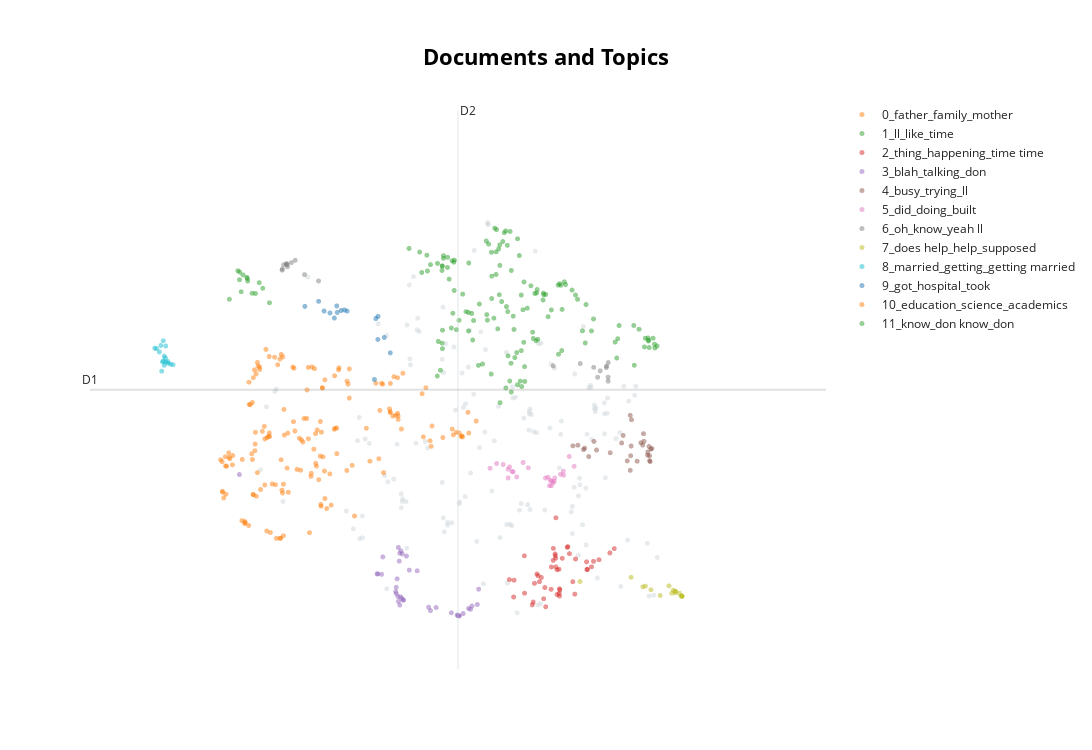

Notebook code cell kept with this figure:
### Code cell
topic_model.visualize_documents(docs, 
                                reduced_embeddings=reduced_embeddings,
                                hide_annotations=True, 
                                hide_document_hover=False, 
                                custom_labels=True)

### Figure 1 — Plotly figure (JSON) as saved in the notebook; plotly's stock layout.template omitted (floating-point values rounded to 4 significant figures; data arrays with more than 128 entries replaced by an {"elided": "..."} marker saying what was removed)
{"data": [{"hoverinfo": "text", "hovertext": {"elided": "149 str values"}, "marker": {"color": "#CFD8DC", "opacity": 0.5, "size": 5}, "mode": "markers+text", "name": "other", "showlegend": false, "type": "scattergl", "x": {"elided": "149 float values"}, "y": {"elided": "149 float values"}}, {"hoverinfo": "text", "hovertext": {"elided": "148 str values"}, "marker": {"opacity": 0.5, "size": 5}, "mode": "markers+text", "name": "0_father_family_mother", "text": {"elided": "148 str values"}, "textfont": {"size": 12}, "type": "scattergl", "x": {"elided": "148 float values"}, "y": {"elided": "148 float values"}}, {"hoverinfo": "text", "hovertext": {"elided": "137 str values"}, "marker": {"opacity": 0.5, "size": 5}, "mode": "markers+text", "name": "1_ll_like_time", "text": {"elided": "137 str values"}, "textfont": {"size": 12}, "type": "scattergl", "x": {"elided": "137 float values"}, "y": {"elided": "137 float values"}}, {"hoverinfo": "text", "hovertext": ["But it started coming out in an altogether a very different manner.", "The problem is there is not the same process from the other right.", "Because of the other things?", "Yeah, so now you are again back in that zone.", "That was that was it.", "So there is a lot of questioning on that part as well.", "So For example.", "Yeah, back then.", "And it is mostly their own actions, actually.", "So so there's not much if every routine.", "So when we are sharing all of these things with them, it comes out as a very strange thing to them that, oh, okay.", "Not even horrible.", "So that happens and then mindless scrolling.", "There were other reasons as well, but they were one of the reasons.", "That's also very interesting story.", "And it's like, yeah, of course.", "That's both conflict.", "So you do think of that thing every now and then.", "So that was also happening.", "So all of that happened.", "Yes, too much.", "so that we can do the basic thing there.", "The actions and Word don't match.", "This socidal thoughts also occur from time to time.", "So it does happen.", "And they were not the only reason.", "It's just there.", "They do the same thing.", "So all of these comments are getting passed.", "That is one.", "Then after that, couple of fears passed.", "They argued a lot of a lot.", "From the after the conflict, yes.", "Not all the time.", "Great to hear now, but then it was not at that point, that wasn't a great feeling.", "So there was always a friction about that.", "But so that is the reason.", "And it will be touched in appropriately and all of that.", "Then, again, after that.", "It's just it's just there in the background.", "So all of this is happening, and then you go to those Are marus setups.", "At that point.", "And it never happened.", "Not all the time.", "So they' backged up.", "And that too, does not happening in one stretch."], "marker": {"opacity": 0.5, "size": 5}, "mode": "markers+text", "name": "2_thing_happening_time time", "text": ["", "", "", "", "", "", "", "", "", "", "", "", "", "", "", "", "", "", "", "", "", "", "", "", "", "", "", "", "", "", "", "", "", "", "", "", "", "", "", "", "", "", "", "", "", ""], "textfont": {"size": 12}, "type": "scattergl", "x": [9.528, 9.712, 9.915, 10.08, 10.23, 9.832, 10.52, 10.06, 9.957, 9.805, 9.584, 10.09, 10.13, 9.862, 9.709, 10.47, 9.816, 10.32, 10.04, 10.09, 10.33, 10.8, 9.579, 10.13, 10.3, 9.874, 10.61, 10.03, 10.11, 10.46, 10.08, 9.892, 10.17, 10.11, 10.24, 9.943, 10.47, 10.75, 10.09, 10.55, 10.13, 10.26, 9.967, 10.14, 10.06, 10.13], "y": [6.003, 5.794, 6.036, 6.372, 6.499, 5.945, 6.2, 6.483, 5.881, 5.614, 5.994, 6.954, 5.861, 6.088, 6.369, 6.159, 5.657, 5.779, 6.197, 6.199, 6.32, 6.479, 5.735, 5.791, 5.97, 6.063, 6.309, 5.853, 6.154, 6.276, 6.397, 5.971, 6.331, 5.773, 6.51, 5.708, 6.159, 6.414, 6.332, 6.284, 6.163, 6.402, 5.584, 5.842, 6.298, 5.75]}, {"hoverinfo": "text", "hovertext": ["We'll not even talk about what happened in the past or why we did this or why did this happen.", "You have got your own life.", "And you don't want to be seen in that way.", "So you then have the perfect amount of space where you want to cut off people and be on your own.", "So you do not even have that community around you, that I do have friends, but of course, how close can you be in an year, okay?", "So you're refrain from your sharing?", "It was them also who never got to live together.", "There is no trust, there is no support system wherein you can really go and tell them your real self.", "And blah, blah, blah.", "You do not have that kind of money.", "And we are not talking.", "You need not to worry.", "So you are you are throwing that money on our face.", "I do not even have that collateral.", "So you really do not have that as well.", "Because because you're like abroad.", "And not listening to us.", "So now now again, we are in a conflict where we are not talking.", "We are very far from that.", "Yeah, no appetite.", "This is this is literally not about.", "You don't believe them.", "This is not about you.", "And no external structure.", "So you really don't know where you stand with them.", "So that was a big problem because that's not allowed.", "You really are not.", "We are not going to support you in this.", "They like to create that scarcity for you.", "So you grew up in that environment.", "I mean, people are trying to be a bit open about it right now, but we are far from that.", "You don't have the time at all.", "You have a lot of free time.", "and then we'll have a conflict on that and we'll not then probably speak for five, six months.", "Again, that led to a very big drama and we were not talking again.", "They were not involved in it.", "Yeah, because you do not get time to feel anything.", "So you're outcasted there as well."], "marker": {"opacity": 0.5, "size": 5}, "mode": "markers+text", "name": "3_blah_talking_don", "text": ["", "", "", "", "", "", "", "", "", "", "", "", "", "", "", "", "", "", "", "", "", "", "", "", "", "", "", "", "", "", "", "", "", "", "", "", "", ""], "textfont": {"size": 12}, "type": "scattergl", "x": [8.904, 8.214, 8.158, 8.199, 8.157, 8.223, 6.257, 8.2, 9.057, 7.979, 8.824, 8.209, 7.925, 7.933, 8.168, 8.23, 8.895, 8.913, 8.549, 9.156, 8.571, 8.184, 8.242, 9.033, 8.15, 9.139, 8.178, 8.245, 7.995, 8.182, 8.64, 8.315, 8.281, 8.968, 8.923, 9.075, 8.411, 8.193], "y": [5.448, 6.444, 5.786, 6.408, 5.884, 5.715, 7.62, 5.61, 5.546, 6.084, 5.492, 5.738, 6.091, 6.091, 6.015, 6.399, 5.458, 5.449, 5.578, 5.856, 5.526, 5.666, 5.688, 5.559, 5.818, 5.62, 5.742, 5.688, 6.352, 6.498, 5.573, 6.148, 6.365, 5.481, 5.443, 5.597, 6.138, 6.287]}, {"hoverinfo": "text", "hovertext": ["I'm trying to engage more in physical activities.", "So I'll probably wake up on Monday like, okay, I'm going to, we have got this and we're going to do everything.", "And in a week, I'm saying.", "So, yeah, that has been the bits and pieces of my journey so far.", "I'm really trying this time.", "I have always moved around.", "So that was my daily commute.", "So I'm trying.", "I'm going to fix everything.", "The work working a lot?", "I'm busy with something.", "I'm not much of an Instagram person, but when this phase comes in, I'll probably spend four hours just scrolling.", "I'm busy all the time.", "But the funny bit is, so last week we went to an Edund Rut trip and I was busy there all the time.", "And I do that very often.", "Two or three days in how long?", "So he also has load of his homework and everything.", "And since then, I have always lived in hostels.", "So I try to keep up with that and I'll probably do my best for two days or three days.", "I'm pretty young to do this.", "So I'll go on to this mission of doing a lot of work.", "So I am trying to keep myself busy and see where it goes.", "I'm really trying.", "And even if my friends are making plans, I'll be like, oh, no, I'm busy.", "I have now started walking in Pandora.", "I'm excited about this.", "I'll be at work all the time.", "Then I'll be working for probably like a crazy person for another three days.", "So I try and go work out intentionally."], "marker": {"opacity": 0.5, "size": 5}, "mode": "markers+text", "name": "4_busy_trying_ll", "text": ["", "", "", "", "", "", "", "", "", "", "", "", "", "", "", "", "", "", "", "", "", "", "", "", "", "", "", "", ""], "textfont": {"size": 12}, "type": "scattergl", "x": [10.58, 11.23, 10.99, 10.89, 10.3, 11.01, 11.15, 10.44, 11.23, 11.22, 10.96, 11.0, 11.12, 11.16, 10.55, 11.2, 11.08, 10.99, 11.24, 10.49, 11.2, 11.0, 10.36, 11.14, 10.91, 10.75, 11.22, 11.25, 10.43], "y": [7.998, 7.834, 7.684, 8.105, 8.062, 8.463, 8.249, 8.026, 7.819, 7.909, 7.83, 7.909, 8.109, 8.13, 8.13, 7.966, 7.825, 8.531, 8.013, 7.896, 7.918, 8.058, 8.071, 8.073, 8.222, 7.955, 8.051, 8.019, 8.004]}, {"hoverinfo": "text", "hovertext": ["I handed that entire thing on my.", "So I did go into two to three arranged barots set up tape.", "I was I was doing that pretty well.", "He did not he did not take my call for a month and I handled that entire thing on my own.", "I built up, okay.", "I did that for a month.", "So yeah, so I did all of that on my own.", "So I was doing that.", "And I went through.", "But then that behaviour was not only because I wanted to do that for myself.", "I was not doing bad.", "I'm doing this on my own.", "I did the all the paperwork on my own and it's very difficult to do everything on your own, especially when you have Indian government officials involved.", "So I did that entire process on my own.", "So I used to take care of his studies as well.", "So I was doing well.", "I handed that entire thing on my own, and this person left.", "But then I built up.", "Because I was just cuffing.", "And I was like, let's do it.", "And I tried to share.", "So I built up, I became a national level debater and, you know, I went to participate.", "I was I was continentously stabbed for that.", "This morning, I was in a workshop.", "Then finally, I think two years back, I was like, okay, let's do it because I was just tired of that."], "marker": {"opacity": 0.5, "size": 5}, "mode": "markers+text", "name": "5_did_doing_built", "text": ["", "", "", "", "", "", "", "", "", "", "", "", "", "", "", "", "", "", "", "", "", "", "", "", ""], "textfont": {"size": 12}, "type": "scattergl", "x": [9.53, 10.04, 10.04, 9.293, 10.07, 9.573, 9.561, 9.995, 10.15, 9.513, 10.01, 10.25, 9.453, 9.511, 9.617, 10.02, 9.373, 10.08, 9.965, 10.18, 10.18, 10.06, 9.758, 10.31, 9.694], "y": [7.738, 7.518, 7.449, 7.716, 7.516, 7.661, 7.668, 7.579, 7.623, 7.567, 7.447, 7.898, 7.774, 7.702, 7.584, 7.532, 7.789, 7.566, 7.566, 7.61, 7.671, 7.497, 7.724, 7.746, 7.805]}, {"hoverinfo": "text", "hovertext": ["So she made me understand that, okay, this is your copic mechanism and what you're doing.", "So then all of a sudden, oh, she's very fat.", "And that is the reason when someone says that, oh, I'm here for you and oh, I understand.", "I know that.", "The female in that house is just a follower and the doer of things.", "That I get it, that you have decided that I'm a horrible kid, but I need to prove you wrong.", "Oh, she's too tall.", "She' do her normal.", "She's working in a shop now in a very condescending tone.", "I know her.", "Oh, she's like this.", "I know that.", "What she does is that she doesn't overbear with you with love whenever she's in a good place with you.", "Yeah, because I'll be like, oh, now they know.", "And I'll tell you the reason behind it.", "Yeah, so I'll just give you a bit of context on that.", "I know that bit.", "I'm just going to tell you about that as well.", "She She remains very normal.", "She's still in love with me.", "Now they know, because it happened to me recently."], "marker": {"opacity": 0.5, "size": 5}, "mode": "markers+text", "name": "6_oh_know_yeah ll", "text": ["", "", "", "", "", "", "", "", "", "", "", "", "", "", "", "", "", "", "", "", ""], "textfont": {"size": 12}, "type": "scattergl", "x": [6.886, 7.216, 10.63, 10.7, 6.778, 10.06, 7.046, 6.839, 6.774, 6.933, 6.834, 10.73, 6.829, 10.55, 10.6, 10.72, 10.7, 10.72, 6.826, 6.794, 10.39], "y": [10.88, 10.6, 9.215, 9.267, 10.78, 9.292, 10.7, 10.82, 10.77, 10.92, 10.85, 9.343, 10.87, 9.27, 9.117, 9.057, 9.288, 9.118, 10.86, 10.85, 9.327]}, {"hoverinfo": "text", "hovertext": ["So does it help, do you think?", "How do you feel?", "So do you have, do you think you've established some kind of support system?", "What am I supposed to go living there?", "does help with the emotions or the numbness or the new energy?", "So So what's your plan?", "What am I supposed to do?", "What are you selling?", "Yeah, a physical disease as well.", "What's my plan?", "And it does help a bit.", "What am I supposed to do?", "When you sit there, the kind of questions they ask you is, do you know how to cook?", "So, would you mind.", "Can you please do that for me?", "How are you doing this?", "I mean, what can I do about it?"], "marker": {"opacity": 0.5, "size": 5}, "mode": "markers+text", "name": "7_does help_help_supposed", "text": ["", "", "", "", "", "", "", "", "", "", "", "", "", "", "", "", ""], "textfont": {"size": 12}, "type": "scattergl", "x": [11.24, 11.35, 11.49, 11.62, 11.14, 11.54, 11.62, 11.54, 10.38, 11.53, 11.0, 11.62, 11.51, 11.18, 11.46, 11.61, 11.59], "y": [5.847, 5.758, 5.792, 5.746, 5.891, 5.798, 5.753, 5.822, 5.973, 5.825, 6.038, 5.744, 5.84, 5.903, 5.906, 5.751, 5.794]}, {"hoverinfo": "text", "hovertext": ["and each year the same problem used to happen, like why are you not getting married?", "I'm not I'm not going to get married.", "You'll pay probably somewhere around 20,000 to 30,000 pounds for me to get married to a guy who is who's probably even lesser educated than me, but has a job on basis of that job, he's getting, that money and I'm not getting anything.", "And on top of that they'll ask for dowry from you to get me married.", "Live with the question, no, I do not even know, do not even love just because I have to get married.", "And bang on after an ear, he got married to someone.", "He's he's happy to get married to you.", "So these are the kind of things which you hear in an arranged marriage.", "He has his career, but he also knows that if I'll go and get married there, I'm not going to have a career.", "He wanted me to get married to a guy who lives in some very small town.", "Like I'm till they scared of the fact that I'm going to call my parents someday and tell them that I have found a boyfriend and we're going to get, we are thinking of getting married that is going to be a problematic.", "So from there, from that year, that pattern started, then it moved on to the fact that we want you to put into an arranged marriage setup.", "And he's like, why are you not getting married to that guy?", "So is it usually like just you get married?", "Your relationships are hushed till the moment you both are like, okay about getting married and then also when you will tell your parents that there is someone who I'm going to get married to, you'll be like, I don't know, there'd be a huge, huge lot of drama.", "Why are you not getting married to him?", "I'm not going to stand in between your career, but are we still doing the relationship?"], "marker": {"opacity": 0.5, "size": 5}, "mode": "markers+text", "name": "8_married_getting_getting married", "text": ["", "", "", "", "", "", "", "", "", "", "", "", "", "", "", "", ""], "textfont": {"size": 12}, "type": "scattergl", "x": [5.288, 5.365, 5.315, 5.346, 5.361, 5.363, 5.334, 5.392, 5.305, 5.326, 5.453, 5.389, 5.232, 5.347, 5.422, 5.254, 5.335], "y": [9.506, 9.598, 9.212, 9.301, 9.413, 9.351, 9.368, 9.334, 9.606, 9.354, 9.31, 9.36, 9.565, 9.443, 9.319, 9.557, 9.679]}, {"hoverinfo": "text", "hovertext": ["The carelessness is to this level when I have had TB while I was two years old and they already know that the kind of history I have had with my language issues cool.", "And so I was, I mean, somehow got saved there, but after that, it took me like, and I also went through a huge disease at that point.", "So I got admitted in the hospital.", "And they have they also, I have two people, two people with whom I have like confronted the entire story.", "For now we are just giving her painkillers and you can take her back home.", "So they said that that she probably could have stones or something in her kidney due to which she's getting the painain, we'll get to know in the morning when we will do the scan.", "So I was, I got I got pneumonia and my right lung was infected very badly.", "So these are the kind of comments which I have heard over a period of time from my parents.", "So, all of this is happening and then in between all of this, I got this deadly disease and I especially like to narrate that special incident because that actually will tell you a lot about my parents and the relationship I share with them.", "Then we went in the morning and then they got to know that, okay, she has pneumonia and she's probably on a very dangerous stage wherein she'll have to be admitted.", "So I was like, okay, we went to the hospital and at that point of time in the night, only the emergency care is available.", "and this went on till three in the night when they decided that they are now going to take me to the hospital because now this has got out of hand.", "So my mom took me to a doctor and he gave me some medicines.", "So I was just given an injection and I was sent back home.", "And this was also when after like in three months of a span, I was I got a deadly disease as well.", "So he took his time, he took his own time to finally come to senses to take me to the hospital."], "marker": {"opacity": 0.5, "size": 5}, "mode": "markers+text", "name": "9_got_hospital_took", "text": ["", "", "", "", "", "", "", "", "", "", "", "", "", "", "", ""], "textfont": {"size": 12}, "type": "scattergl", "x": [8.085, 7.937, 7.442, 8.012, 7.05, 7.217, 7.562, 7.892, 7.934, 7.436, 7.489, 7.53, 7.355, 7.283, 7.91, 7.407], "y": [9.492, 10.05, 10.11, 9.729, 10.21, 10.29, 10.13, 9.082, 9.699, 10.21, 10.14, 10.15, 10.11, 10.14, 10.02, 10.03]}, {"hoverinfo": "text", "hovertext": ["You do a full-time job after your grad school probably, but not before that.", "Again, I'd like two problems because how can you, you are 30 and you are thinking of going for a masters now.", "I'm an international student.", "Now the thing about me is because I've been through so much change, so when I go to a new school, I take my one year when I getried.", "So my real test is now that how am I going to survive this this time around because now I do not even have work to bury myself because you are you on the break from school.", "So I was like, because I also have to think about my career.", "My father said that if you want to do arts or humanities, you can leave education and you can go back to village and probably get married.", "I wanted my major to be in arts or humanities.", "I got placed in my last year of my graduation.", "So I picked science.", "I'm usually a very competitive person and I'd like to give the best on everything but then all of a sudden academics is also like okay let's just finish this up and be done with it and they're done.", "If you want to study, you'll have to study science.", "I did science, but that was not my forte.", "So in Indian education system, what happens is that once we are in the 10th standard, you get to choose your subjects, that what do you want your major to be in?", "And I was not really sure that if I'm going to make it because the kind of education I have had in my country and the education standards here are very different and the quiche meths are very different.", "And you have no connections, you have pressure to find a job, you have pressure to make money, you have pressure to do while you're near academics, I return to academics after like 10 years."], "marker": {"opacity": 0.5, "size": 5}, "mode": "markers+text", "name": "10_education_science_academics", "text": ["", "", "", "", "", "", "", "", "", "", "", "", "", "", "", ""], "textfont": {"size": 12}, "type": "scattergl", "x": [8.581, 8.917, 8.567, 8.591, 8.836, 9.126, 8.22, 8.884, 8.486, 8.941, 9.026, 8.96, 9.036, 8.849, 8.721, 8.952], "y": [8.054, 8.262, 8.139, 8.367, 8.319, 8.443, 8.32, 8.27, 8.2, 8.207, 8.577, 8.198, 8.258, 8.231, 8.189, 8.215]}, {"hoverinfo": "text", "hovertext": ["She She's selling, I don't know what.", "Oh, she does not know anything.", "So I don't know.", "And not only that, after that, they'll ask, is she really earning?", "Then, of course, my parents don't know this.", "But I don't know.", "Give her some money.", "I don't know what she's up to.", "Oh, she does not know anything.", "And I'm like, I am not wearing makeup in that picture.", "I mean, I have literally heard things like, can she send a picture wherein she's not wearing makeup?", "And at that point I did not know that there is anything like called aression.", "Can she send her salary slip?", "But then when it started, nobody knew that what exactly is the problem?"], "marker": {"opacity": 0.5, "size": 5}, "mode": "markers+text", "name": "11_know_don know_don", "text": ["", "", "", "", "", "", "", "", "", "", "", "", "", ""], "textfont": {"size": 12}, "type": "scattergl", "x": [6.54, 6.354, 6.3, 6.451, 6.258, 6.347, 6.621, 6.497, 6.357, 6.135, 6.279, 6.26, 6.411, 6.238], "y": [10.49, 10.64, 10.69, 10.41, 10.62, 10.66, 10.26, 10.57, 10.6, 10.32, 10.43, 10.74, 10.41, 10.76]}], "layout": {"annotations": [{"showarrow": false, "text": "D1", "x": 4.447, "y": 8.925, "yshift": 10}, {"showarrow": false, "text": "D2", "x": 8.905, "xshift": 10, "y": 13.22}], "height": 750, "shapes": [{"line": {"color": "#CFD8DC", "width": 2}, "type": "line", "x0": 8.905, "x1": 8.905, "y0": 4.627, "y1": 13.22}, {"line": {"color": "#9E9E9E", "width": 2}, "type": "line", "x0": 4.447, "x1": 13.36, "y0": 8.925, "y1": 8.925}], "title": {"font": {"color": "Black", "size": 22}, "text": "<b>Documents and Topics</b>", "x": 0.5, "xanchor": "center", "yanchor": "top"}, "width": 1200, "xaxis": {"visible": false}, "yaxis": {"visible": false}}}
